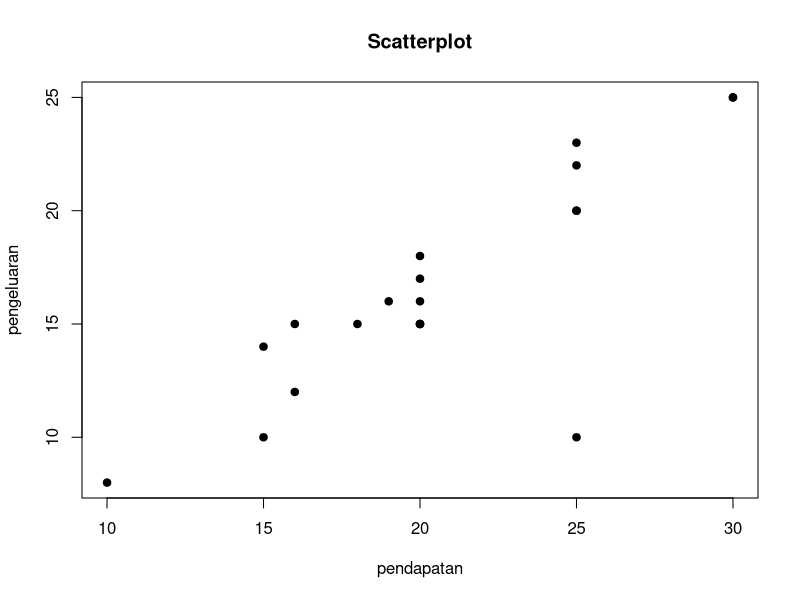
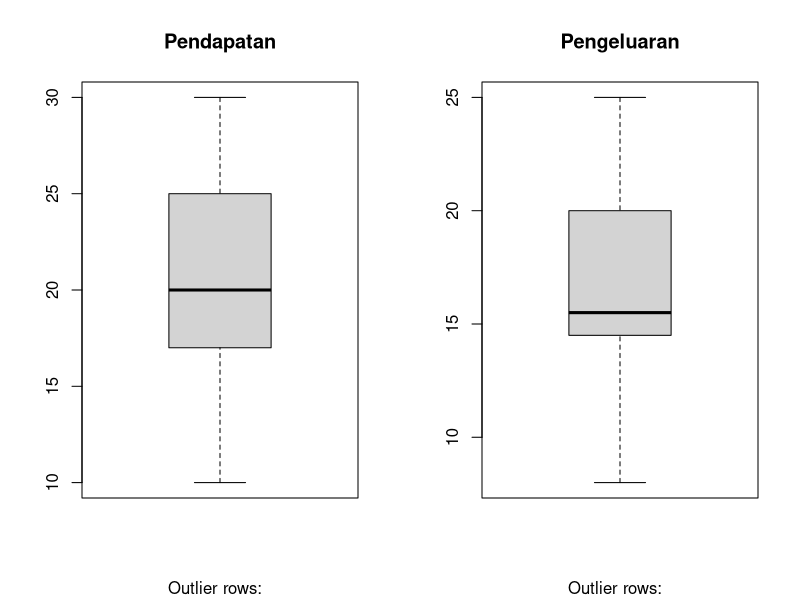
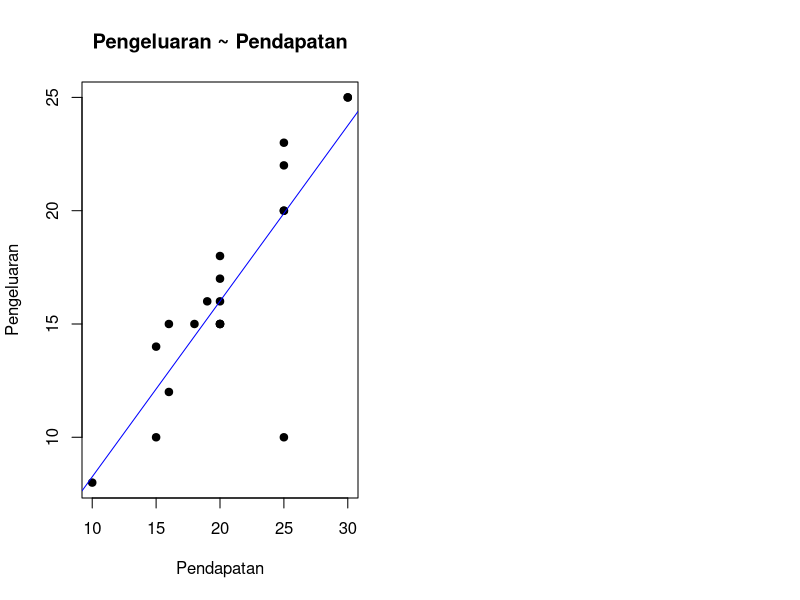

Generate these figures, in order, with R:
# Regresi Linear, Pertemuan 1
# sumber: https://rpubs.com/andikaputri/P1-Anreg
pendapatan <- c(15,20,25,20,25,30,16,15,25,20,16,18,20,25,30,25,19,10,20,20)
pengeluaran <- c(10,15,20,16,22,25,15,14,10,18,12,15,15,20,25,23,16,8,15,17)
data1 <- data.frame(pendapatan, pengeluaran) #membuat dataframe
head(data1)

plot(data1$pendapatan, data1$pengeluaran, main="Scatterplot",xlab="pendapatan", ylab="pengeluaran", pch=19)

par(mfrow=c(1, 2)) # divide graph area in 2 columns
boxplot(data1$pendapatan, main="Pendapatan", sub=paste("Outlier rows: ", boxplot.stats(data1$pendapatan)$out)) # box plot for 'pendapatan'
boxplot(data1$pengeluaran, main="Pengeluaran", sub=paste("Outlier rows: ", boxplot.stats(data1$pengeluaran)$out)) # box plot for 'pengeluaran'
cor(data1$pendapatan, data1$pengeluaran) # calculate correlation between pendapatan and pengeluaran 

data1$xdif <- data1$pendapatan-mean(data1$pendapatan)
data1$ydif <- data1$pengeluaran-mean(data1$pengeluaran)
data1$crp <- data1$xdif * data1$ydif
data1$xsq <- data1$xdif^2
#estimator b0 dan b1
b1 <- sum(data1$crp)/sum(data1$xsq)
b1

#Parameter Estimates
b0 <- mean(data1$pengeluaran) - b1 * mean(data1$pendapatan)
b0

#gunakan perintah help(lm) untuk mengetahui secara detail suatu fungsi dalam R
lm1 <- lm(pengeluaran ~ pendapatan, data=data1) # build linear regression model on full data
summary(lm1)

plot(data1$pendapatan,data1$pengeluaran,main="Pengeluaran ~ Pendapatan",xlab="Pendapatan",ylab="Pengeluaran", pch=19)
abline(lm1,col="blue")


# Data baru
pH <- c(3.3, 3.4, 3.5, 3.6, 3.7, 3.8, 3.9, 4.0, 4.1, 4.2, 4.3, 4.4, 4.5, 4.6, 4.7, 4.8, 4.9, 5.0, 5.1, 5.2)
Grow_Ret <- c(17.78, 21.59, 23.84, 15.13, 23.45, 20.87, 17.78, 20.09, 17.78, 12.46, 14.95, 15.87, 17.45, 14.35, 14.64, 17.25, 12.57, 7.15, 7.50, 4.34)
data2 <- data.frame(pH, Grow_Ret) #membuat dataframe
head(data2)

# Membuat model regresi linier
regression_model <- lm(Grow_Ret ~ pH, data=data2)

# Menampilkan hasil regresi
summary(regression_model)

pH_prediksi <- 4.9
indeks_pertumbuhan_prediksi <- predict(regression_model, newdata = data.frame(pH = pH_prediksi))
cat("Prediksi Indeks Pertumbuhan untuk pH =", pH_prediksi, "adalah", indeks_pertumbuhan_prediksi, "\n")